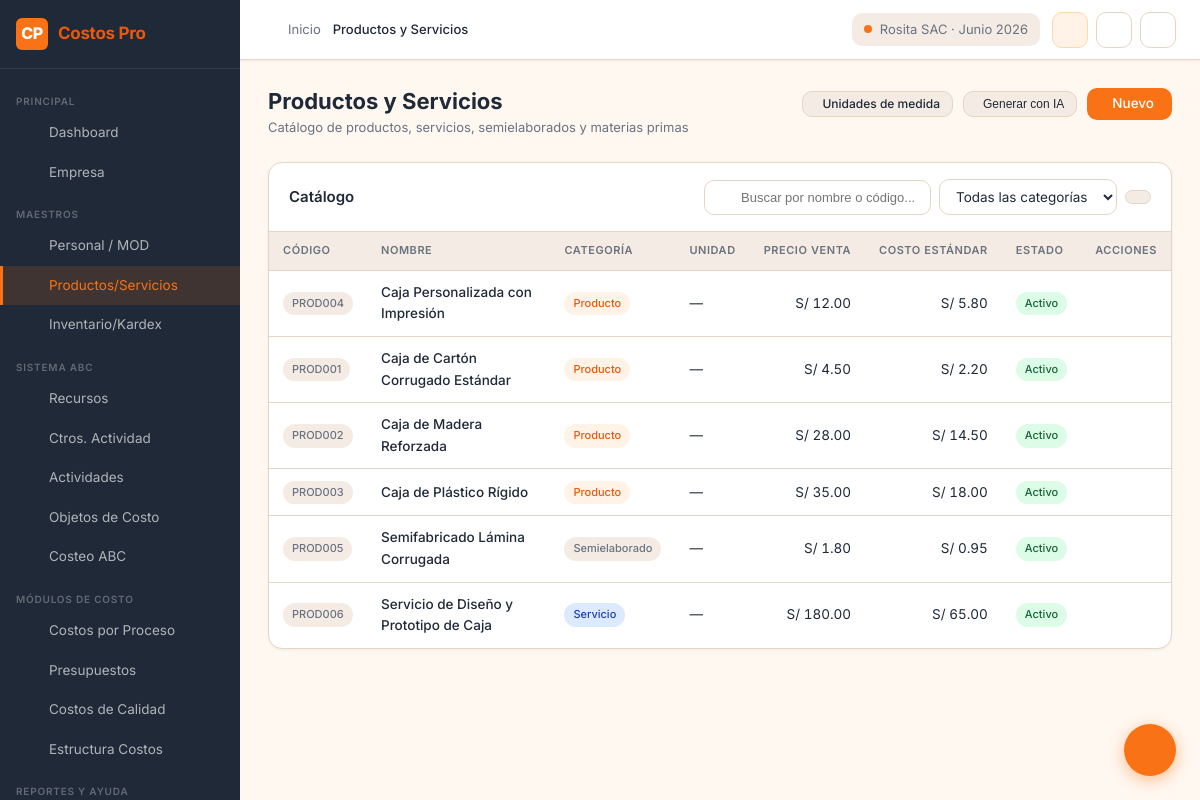
/products (signed in), run on the app's committed database.
### tables this page shows
CREATE TABLE products_services (
    id INTEGER PRIMARY KEY AUTOINCREMENT,
    company_id INTEGER NOT NULL,
    code TEXT NOT NULL,
    name TEXT NOT NULL,
    description TEXT,
    category TEXT,               -- producto | servicio | semielaborado | materia_prima
    unit_id INTEGER,
    sale_price REAL DEFAULT 0,
    standard_cost REAL DEFAULT 0,
    is_active INTEGER DEFAULT 1,
    created_at DATETIME DEFAULT CURRENT_TIMESTAMP,
    UNIQUE(company_id, code),
    FOREIGN KEY (company_id) REFERENCES companies(id) ON DELETE CASCADE,
    FOREIGN KEY (unit_id) REFERENCES units_of_measure(id)
);

### routes/products.py (the view)
@products_bp.route('/products')
@login_required
@company_required
@module_required('products', write=False)
def index():
    session['active_module'] = 'products'
    company_id = session['company_id']
    search = request.args.get('search', '')
    cat_filter = request.args.get('category', '')
    q = """SELECT ps.*, u.name as unit_name
           FROM products_services ps
           LEFT JOIN units_of_measure u ON ps.unit_id = u.id
           WHERE ps.company_id = ?"""
    params = [company_id]
    if search:
        q += " AND (ps.name LIKE ? OR ps.code LIKE ?)"
        params += [f'%{search}%', f'%{search}%']
    if cat_filter:
        q += " AND ps.category = ?"
        params.append(cat_filter)
    q += " ORDER BY ps.category, ps.name"
    products = query_db(q, params)
    units = query_db("SELECT * FROM units_of_measure WHERE company_id=? ORDER BY name", (company_id,))
    return render_template('products/index.html',
                           products=products, units=units,
                           search=search, cat_filter=cat_filter)

### models/database.py (called while the page is built)
def get_db():
    if 'db' not in g:
        g.db = sqlite3.connect(
            current_app.config.get('DATABASE', DATABASE),
            detect_types=sqlite3.PARSE_DECLTYPES
        )
        g.db.row_factory = sqlite3.Row
        g.db.execute("PRAGMA foreign_keys = ON")
    return g.db

def query_db(query, args=(), one=False):
    cur = get_db().execute(query, args)
    rv = cur.fetchall()
    cur.close()
    return (rv[0] if rv else None) if one else rv

### routes/dashboard.py (called while the page is built, shortened)
def login_required(f):
    @wraps(f)
    def decorated(*args, **kwargs):
        if 'user_id' not in session:
            return redirect(url_for('auth.login'))
        return f(*args, **kwargs)
    return decorated

def company_required(f):
    @wraps(f)
    def decorated(*args, **kwargs):
        if 'company_id' not in session:
            return redirect(url_for('companies.select'))
        return f(*args, **kwargs)
    return decorated

def module_required(module_key, write=False):
    def decorator(f):
        @wraps(f)
        def decorated(*args, **kwargs):
            role = session.get('user_role')
            if not role or role not in ('admin', 'editor', 'viewer', 'custom'):
                return f(*args, **kwargs)
        return decorated
    return decorator

### templates/products/index.html (shortened to what this page needs)
{% extends 'base.html' %}
{% block breadcrumb %}Productos y Servicios{% endblock %}
{% block content %}
<div class="page-header">
  <div>
    <h1 class="page-title">Productos y Servicios</h1>
    <p class="page-subtitle">Catálogo de productos, servicios, semielaborados y materias primas</p>
  </div>
  <div class="page-actions">
    <a href="{{ url_for('products.units') }}" class="btn btn-secondary btn-sm">
       Unidades de medida
    </a>
    <button class="btn btn-secondary btn-sm" onclick="AIGenerator.show('products')">
       Generar con IA
    </button>
        <a href="{{ url_for('products.new') }}" class="btn btn-primary">
       Nuevo
    </a>
  </div>
</div>
<div class="card">
  <div class="card-header">
    <span class="card-title"> Catálogo</span>
    <form method="GET" style="display:flex;gap:8px;align-items:center">
      <div class="search-box">
        <input type="text" name="search" value="{{ search }}" placeholder="Buscar por nombre o código...">
      </div>
      <select name="category" class="form-control" style="width:auto;padding:8px 12px">
        <option value="">Todas las categorías</option>
      </select>
      <button type="submit" class="btn btn-secondary btn-sm"></button>
    </form>
  </div>
  {% if products %}
  <div class="table-wrap">
    <table class="table">
      <thead>
        <tr>
          <th>Código</th><th>Nombre</th><th>Categoría</th>
          <th>Unidad</th>
          <th class="number">Precio venta</th>
          <th class="number">Costo estándar</th>
          <th>Estado</th>
          <th class="actions">Acciones</th>
        </tr>
      </thead>
      <tbody>
        {% for p in products %}
        <tr>
          <td><span class="badge badge-neutral">{{ p.code }}</span></td>
          <td style="font-weight:500">{{ p.name }}</td>
          <td>
            <span class="badge {{ 'badge-primary' if p.category=='producto' else ('badge-info' if p.category=='servicio' else 'badge-neutral') }}">
              {{ p.category|replace('_',' ')|title }}
            </span>
          </td>
          <td>{{ p.unit_name or '—' }}</td>
          <td class="number">{{ p.sale_price | currency }}</td>
          <td class="number">{{ p.standard_cost | currency }}</td>
          <td>
            <span class="badge {{ 'badge-success' if p.is_active else 'badge-neutral' }}">
              {{ 'Activo' if p.is_active else 'Inactivo' }}
            </span>
          </td>
          <td class="actions">
            <a href="{{ url_for('products.edit', pid=p.id) }}" class="btn btn-ghost btn-sm btn-icon" title="Editar">
            </a>
            <form method="POST" action="{{ url_for('products.delete', pid=p.id) }}" style="display:inline">
              <button type="submit" class="btn btn-ghost btn-sm btn-icon"
                      data-confirm="¿Desactivar este producto?" title="Desactivar">
              </button>
            </form>
          </td>
        </tr>
        {% endfor %}
      </tbody>
    </table>
  </div>
  {% endif %}
</div>
{% endblock %}

### data on the page
products_services: code "PROD004", name "Caja Personalizada con Impresión", category "Producto", unit_name "—", sale_price "S/ 12.00", standard_cost "S/ 5.80", is_active "Activo"
products_services: code "PROD001", name "Caja de Cartón Corrugado Estándar", category "Producto", unit_name "—", sale_price "S/ 4.50", standard_cost "S/ 2.20", is_active "Activo"
products_services: code "PROD002", name "Caja de Madera Reforzada", category "Producto", unit_name "—", sale_price "S/ 28.00", standard_cost "S/ 14.50", is_active "Activo"
products_services: code "PROD003", name "Caja de Plástico Rígido", category "Producto", unit_name "—", sale_price "S/ 35.00", standard_cost "S/ 18.00", is_active "Activo"
products_services: code "PROD005", name "Semifabricado Lámina Corrugada", category "Semielaborado", unit_name "—", sale_price "S/ 1.80", standard_cost "S/ 0.95", is_active "Activo"
products_services: code "PROD006", name "Servicio de Diseño y Prototipo de Caja", category "Servicio", unit_name "—", sale_price "S/ 180.00", standard_cost "S/ 65.00", is_active "Activo"

### other printed values
{{ current_company }} "Rosita SAC"
{{ current_period }} "Junio 2026"
